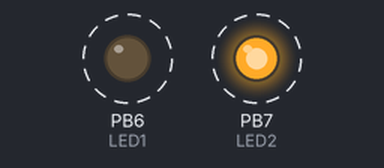
Bench run of a sketch on a simulated STM32 Blue Pill. On the bench: output pins drawn as LEDs (lit = HIGH). Dashed ring = blinking.

Above: at 0.12 s.
Timing chart, 0 to 4.6 s (numbered marks = the images above):
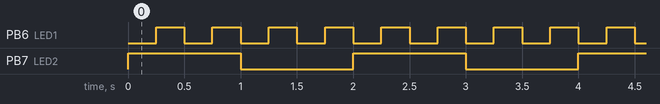

The sketch:

blink_led_interrupt.ino
```cpp
#define LED1 PB6 // consulte https://docs.franzininho.com.br/docs/franzininho-c0/franzininho-c0-board/ para acessar o pinout da placa
#define LED2 PB7

// biblioteca para utilizar timer da Franzininho C0
HardwareTimer *MyTim1;

void setup() {
  // inicia os LEDs como 0
  pinMode(LED1, OUTPUT);
  pinMode(LED2, OUTPUT);
  digitalWrite(LED1, LOW);
  digitalWrite(LED2, LOW);


  // inicia a interrupção de timer para o LED1
  MyTim1 = new HardwareTimer(TIM1); // associa com o Timer 1 da placa
  MyTim1->setOverflow(250000, MICROSEC_FORMAT); // o timer conta de 0 até 250 ms
  MyTim1->attachInterrupt(blinkLED); // quando o temporizador chegar a 250 ms a interrupção ocorre e a função blinkLED é chamada
  MyTim1->resume(); //inicia contagem do Timer

}

// Loop principal
void loop() {
  digitalWrite(LED2, HIGH);
  delay(1000); // acende o LED2 espera 1000 ms
  digitalWrite(LED2, LOW);
  delay(1000); // apaga o LED2 espera 1000 ms
}

// Rotina chamada periodicamente, pisca o LED
void blinkLED(void) {
  static bool ledAceso = false;

  ledAceso = !ledAceso; 	// inverte estado do LED
  digitalWrite(LED1, ledAceso? HIGH : LOW);  // se ledAceso for verdadeiro, o valor retornado será HIGH; caso contrário, será LOW
}
```

Measured:
- by itself, PB6 (LED1): alternates HIGH for 0.25 s and LOW for 0.25 s
- by itself, PB7 (LED2): alternates HIGH for 1.0 s and LOW for 1.0 s
- by itself, everything shown: repeats every 2.0 s, in 8 steps
